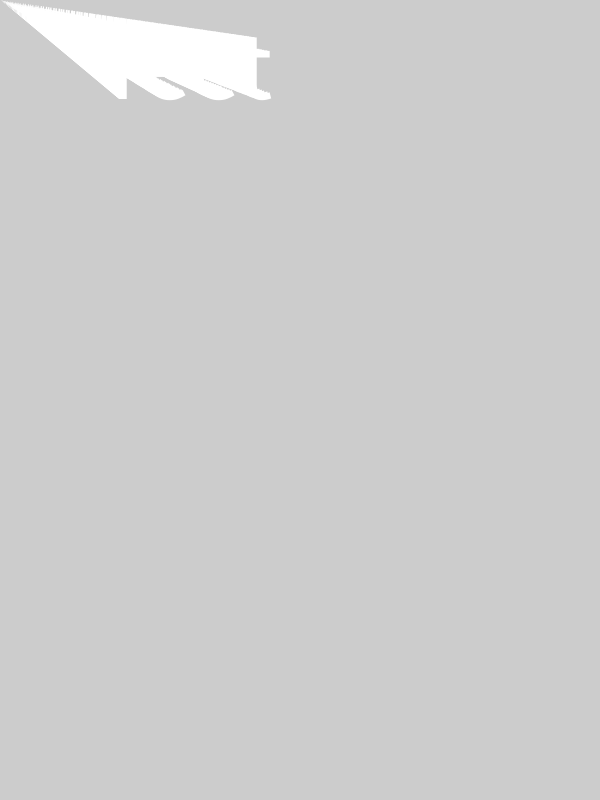
Frame 1 (no input)
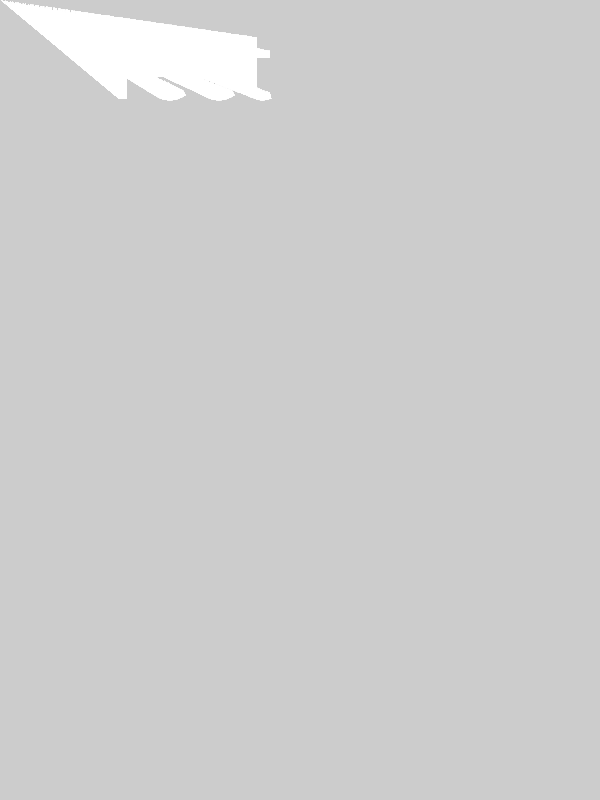
Frame 60 (the mouse pressed at the canvas centre just before this capture)
Frame 120 (the mouse held since frame 60 and released just before this capture): identical to frame 60, image omitted

The Processing sketch that drew these frames (run headless with seeded random() and noise(); from frame 60 on, the mouse is pressed at the canvas centre):

// Processing sketch: sketch_190911b
// ── sketch_190911b.pde
void setup(){
  size(600, 800);
}

void draw(){
  for (int i = 1; i < 100; i ++){
    yeet(i, i, i);
  }
}

void yeet(int size, int x, int y){
  textSize(size);
  text("Yeet", x, y);
}
